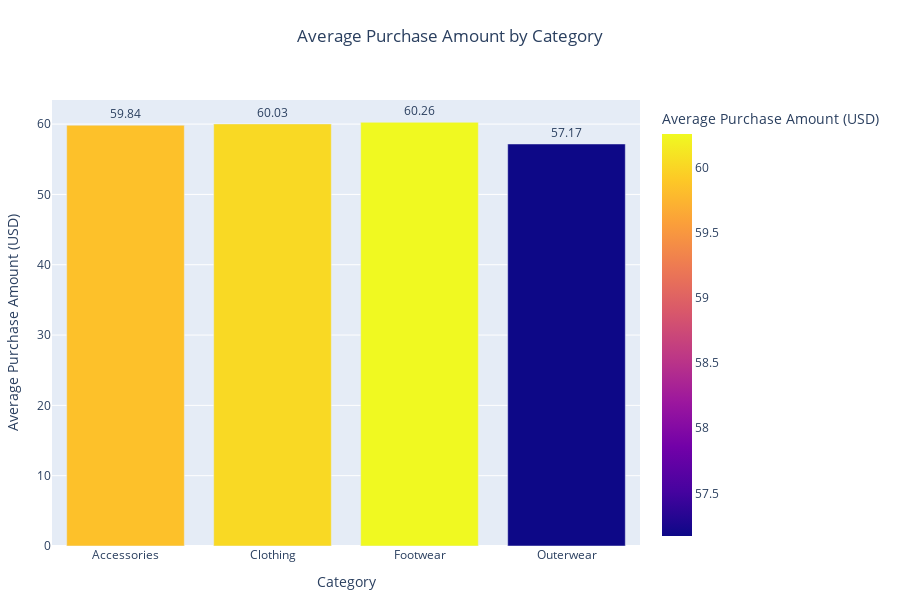

The cell this chart's notebook holds for it:
### Code cell
category_avg = shop.groupby('Category')['Purchase Amount (USD)'].mean().reset_index()

fig = px.bar(
    category_avg,
    x='Category',
    y='Purchase Amount (USD)',
    title='Average Purchase Amount by Category',
    labels={'Purchase Amount (USD)': 'Average Purchase Amount (USD)', 'Category': 'Product Category'},
    color='Purchase Amount (USD)', 
    text='Purchase Amount (USD)',
    template='plotly' 
)

fig.update_traces(texttemplate='%{text:.2f}', textposition='outside')
fig.update_layout(
    xaxis_title='Category',
    yaxis_title='Average Purchase Amount (USD)',
    showlegend=False,
    title={
        'y': 0.95,
        'x': 0.5, 
        'xanchor': 'center',
        'yanchor': 'top'
    },
    margin=dict(t=100, b=40, l=40, r=40),
    height=600,  
    width=900 
)

fig.show()

### Figure 1 — Plotly figure (JSON) as saved in the notebook; plotly's stock layout.template omitted (floating-point values rounded to 4 significant figures)
{"data": [{"alignmentgroup": "True", "hovertemplate": "Product Category=%{x}<br>Average Purchase Amount (USD)=%{marker.color}<extra></extra>", "legendgroup": "", "marker": {"color": [59.84, 60.03, 60.26, 57.17], "coloraxis": "coloraxis", "pattern": {"shape": ""}}, "name": "", "offsetgroup": "", "orientation": "v", "showlegend": false, "text": [59.84, 60.03, 60.26, 57.17], "textposition": "outside", "texttemplate": "%{text:.2f}", "type": "bar", "x": ["Accessories", "Clothing", "Footwear", "Outerwear"], "xaxis": "x", "y": [59.84, 60.03, 60.26, 57.17], "yaxis": "y"}], "layout": {"barmode": "relative", "coloraxis": {"colorbar": {"title": {"text": "Average Purchase Amount (USD)"}}, "colorscale": [[0, "#0d0887"], [0.1111, "#46039f"], [0.2222, "#7201a8"], [0.3333, "#9c179e"], [0.4444, "#bd3786"], [0.5556, "#d8576b"], [0.6667, "#ed7953"], [0.7778, "#fb9f3a"], [0.8889, "#fdca26"], [1, "#f0f921"]]}, "height": 600, "legend": {"tracegroupgap": 0}, "margin": {"b": 40, "l": 40, "r": 40, "t": 100}, "showlegend": false, "title": {"text": "Average Purchase Amount by Category", "x": 0.5, "xanchor": "center", "y": 0.95, "yanchor": "top"}, "width": 900, "xaxis": {"anchor": "y", "domain": [0, 1], "title": {"text": "Category"}}, "yaxis": {"anchor": "x", "domain": [0, 1], "title": {"text": "Average Purchase Amount (USD)"}}}}
